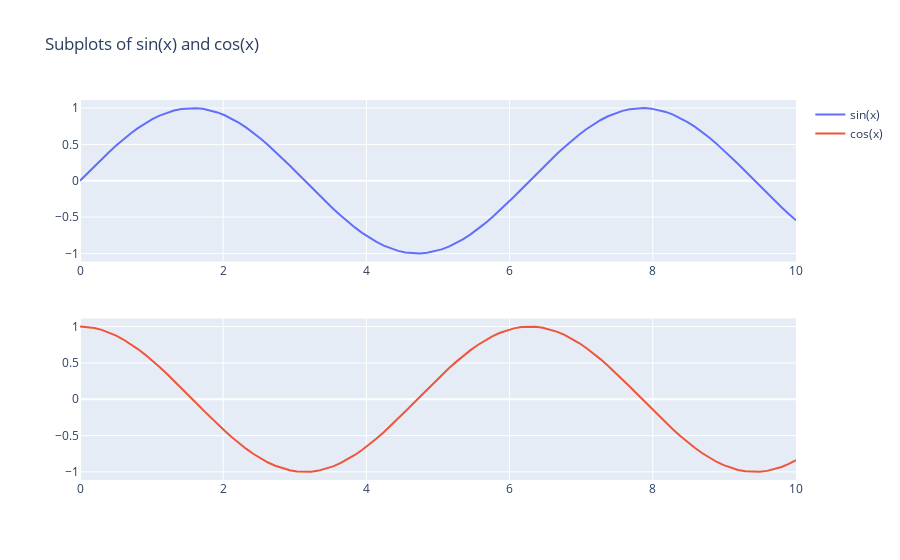

Notebook code for this chart:
### Code cell
#Subplots
import plotly.subplots as sp

x= np.linspace(0,10,100)
y1 = np.sin(x)
y2 = np.cos(x)
fig = sp.make_subplots(rows=2, cols=1)
fig.add_trace(go.Scatter(x=x, y=y1, mode='lines', name='sin(x)'), row=1, col=1)
fig.add_trace(go.Scatter(x=x, y=y2, mode='lines', name='cos(x)'), row=2, col=1)
fig.update_layout(title='Subplots of sin(x) and cos(x)')
fig.show()
